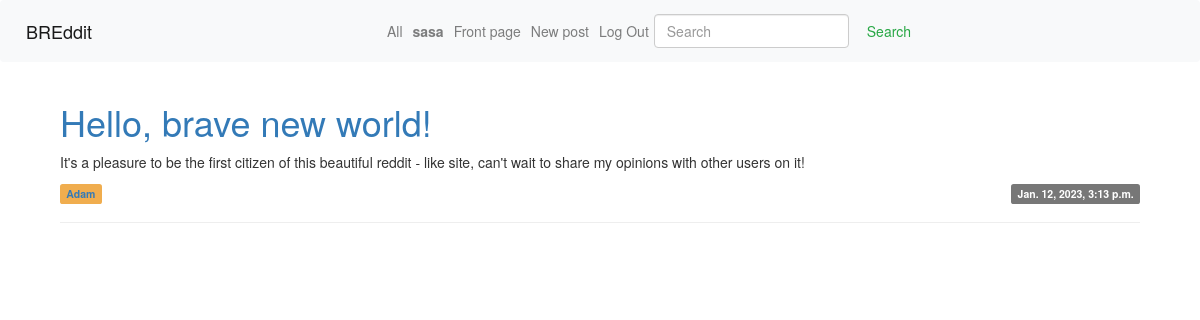
Page /following (signed in) on the committed database.
### network/models.py (models this page shows, shortened)
class User(AbstractUser):
    pass

class Postovi(VoteModel,models.Model):
    title = models.CharField(max_length = 32)
    post1 = models.CharField(max_length = 140)
    userid = models.ForeignKey(User, on_delete=models.CASCADE, related_name="korisnici")
    date = models.DateTimeField()
    likes = models.IntegerField()
    username = models.CharField(max_length = 24)

### network/views.py (the view)
# urls.py: path("following", views.following, name="following"),
@login_required(login_url='/login')
def following(request):
    user = request.user.id
    ids_following= []
    usersf = Follow4Follow.objects.filter(pratioci_id=user).values()
    for i in usersf:
        ids_following.append(i["kogaprate_id"])
    ids_following = tuple(ids_following)
    posts = Postovi.objects.filter(userid_id__in=ids_following)
    return render(request, "network/following.html",{
        "posts" : posts
    })

### network/templates/network/following.html (shortened to what this page needs)
{% extends "network/layout.html" %}
{% block body %}
<link href="//netdna.bootstrapcdn.com/bootstrap/3.0.0/css/bootstrap.min.css" rel="stylesheet" id="bootstrap-css">
{% if user.is_authenticated %}
{% for post in posts %}
  <div class="container">
    <div class="col-md-12">
      <h1>
        <a href="{% url 'reddit:post' post.id %}"> {{ post.title }}</a>
      </h1>
        <p>{{ post.post1 }}</p>
        <div>
          <span class="label label-warning"><a href="{{ post.userid_id }}" >{{ post.username }}</a></span>
            <div class="pull-right"><span class="label label-default">{{ post.date }}</span>
            </div>
          <hr>
        </div>
    </div>
  </div>
{% endfor %}
{% endif %}
{% endblock %}

### network/templates/network/layout.html (shortened to what this page needs)
{% load static %}
<!DOCTYPE html>
<html lang="en">
    <head>
        <link rel="stylesheet" href="https://stackpath.bootstrapcdn.com/bootstrap/4.4.1/css/bootstrap.min.css">
        <link href="{% static 'network/styles.css' %}" rel="stylesheet">
    </head>
    <body>
        <nav class="navbar navbar-expand-lg navbar-light bg-light">
            <a class="navbar-brand" href="{% url 'reddit:index' %}">BREddit</a>
            <div class="mx-auto order-0">
              <ul class="navbar-nav mr-auto">
                <li class="nav-item">
                    <a class="nav-link" href="{% url 'reddit:index' %}">All</a>
                  </li>
                {% if user.is_authenticated %}
                <li class="nav-item">
                    <a class="nav-link" href="#"><strong>{{ user.username }}</strong></a>
                </li>
                <li class="nav-item">
                        <a class="nav-link" href="{% url 'reddit:following' %}">Front page</a>
                    </li>
                    <li class="nav-item">
                        <a class="nav-link" href="{% url 'reddit:npost' %}">New post</a>
                    </li>
                      <li class="nav-item">
                        <a class="nav-link" href="{% url 'reddit:logout' %}">Log Out</a>
                    </li>
                    <form class="form-inline my-2 my-lg-0" method="get" action="{% url 'reddit:search' %}">
                        <input class="form-control mr-sm-2 align-right justify-content-right" type="search" name="q" placeholder="Search" aria-label="Search">
                        <button class="btn btn-outline-success my-2 my-sm-0 justify-content-" type="submit">Search</button>
                      </form>
                {% endif %}
              </ul>
            </div>
          </nav>
        <div class="body">
            {% block body %}
            {% endblock %}
        </div>
    </body>
</html>

### rows in the picture
User: username "sasa"
Postovi: title "Hello, brave new world!", post1 "It's a pleasure to be the first citizen of this beautiful reddit - like site, can't wait to share my opinions with other users on it!", username "Adam", date "Jan. 12, 2023, 3:13 p.m."
